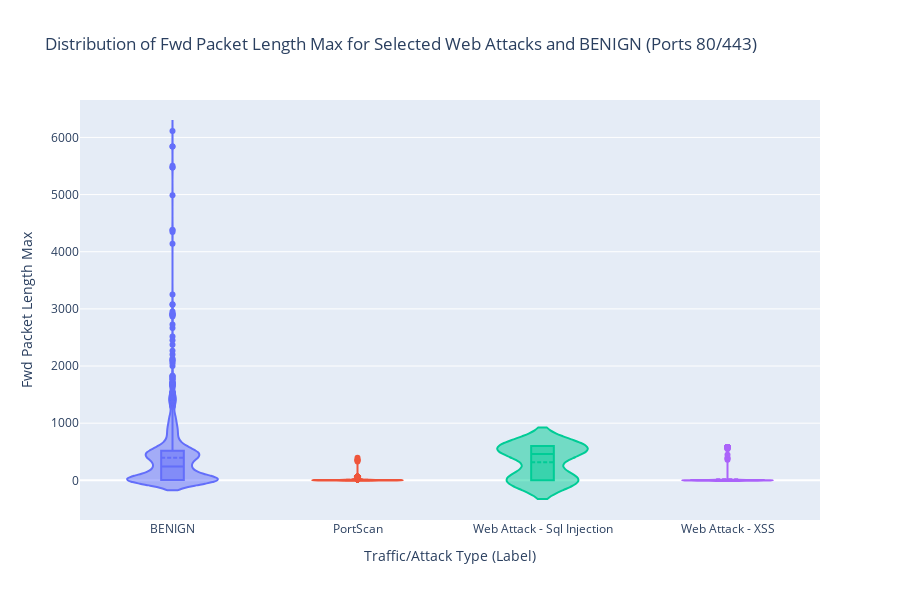

Source (notebook cell):
### Code cell
output_path = 'saved_plots/violin_webattack_samples.csv'
violin_sample_df = pd.read_csv(output_path)

fig = go.Figure()
for label in sorted(violin_sample_df['Label'].unique()):
    data = violin_sample_df[violin_sample_df['Label'] == label]['Fwd Packet Length Max']
    fig.add_trace(go.Violin(
        y=data,
        name=label,
        box_visible=True,
        meanline_visible=True
    ))

fig.update_layout(
    title_text="Distribution of Fwd Packet Length Max for Selected Web Attacks and BENIGN (Ports 80/443)",
    xaxis_title="Traffic/Attack Type (Label)",
    yaxis_title="Fwd Packet Length Max",
    height=600,
    showlegend=False
)

fig.show()

### Figure 1 — Plotly figure (JSON) as saved in the notebook; plotly's stock layout.template omitted (floating-point values rounded to 4 significant figures; data arrays with more than 128 entries replaced by an {"elided": "..."} marker saying what was removed)
{"data": [{"box": {"visible": true}, "meanline": {"visible": true}, "name": "BENIGN", "type": "violin", "y": {"elided": "2000 float values"}}, {"box": {"visible": true}, "meanline": {"visible": true}, "name": "PortScan", "type": "violin", "y": {"elided": "613 float values"}}, {"box": {"visible": true}, "meanline": {"visible": true}, "name": "Web Attack - Sql Injection", "type": "violin", "y": [536.0, 600.0, 0.0, 0.0, 0.0, 599.0, 537.0, 600.0, 0.0, 0.0, 523.0, 0.0, 447.0, 599.0, 0.0, 599.0, 599.0, 0.0, 460.0, 0.0, 537.0]}, {"box": {"visible": true}, "meanline": {"visible": true}, "name": "Web Attack - XSS", "type": "violin", "y": {"elided": "652 float values"}}], "layout": {"height": 600, "showlegend": false, "title": {"text": "Distribution of Fwd Packet Length Max for Selected Web Attacks and BENIGN (Ports 80/443)"}, "xaxis": {"title": {"text": "Traffic/Attack Type (Label)"}}, "yaxis": {"title": {"text": "Fwd Packet Length Max"}}}}
